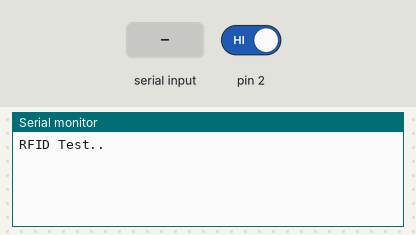
This sketch was run on a simulated Arduino Uno, built with avr-gcc and run on an emulated ATmega328P. Shown: the last lines printed to the serial monitor. The test bench sets the inputs (shaded band); at power-on: pin 2 HIGH.

Above: at 1.2 s.
1.3 s: pin 2 driven LOW
At 1.7 s:
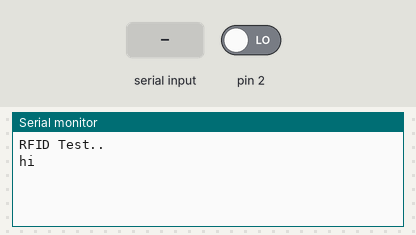
2.8 s: "1" received over the second serial link
At 4.0 s:
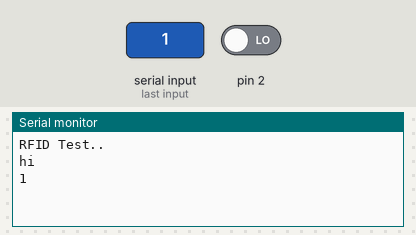
4.3 s: "0" received over the second serial link
At 5.2 s:
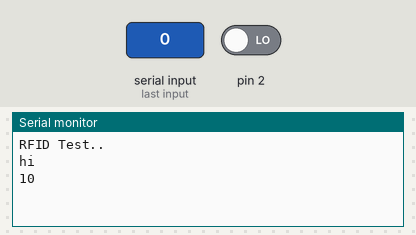

The sketch:

rfid.ino
```cpp
// RFID_UART.ino

#include <SoftwareSerial.h>

#define RFID_RX_PIN 10
#define RFID_TX_PIN 11

// #define DEBUG
// #define TEST

SoftwareSerial RFID(RFID_RX_PIN, RFID_TX_PIN);

void setup() {

  Serial.begin(115200);
  Serial.println("RFID Test..");
  RFID.begin(9600);
  attachInterrupt(digitalPinToInterrupt(2), f, FALLING);
}

void loop() {
while(RFID.available())
{
  Serial.print(char(RFID.read()));
}
}
void f()
{
  Serial.println("hi");
}
```

Measured:
- after the input at 1.3 s, the serial monitor: prints a new line at once (image 1)
- after the input at 2.8 s, the serial monitor: prints a new line at once (image 2)
- after the input at 4.3 s, the serial monitor: prints a new line at once (image 3)
